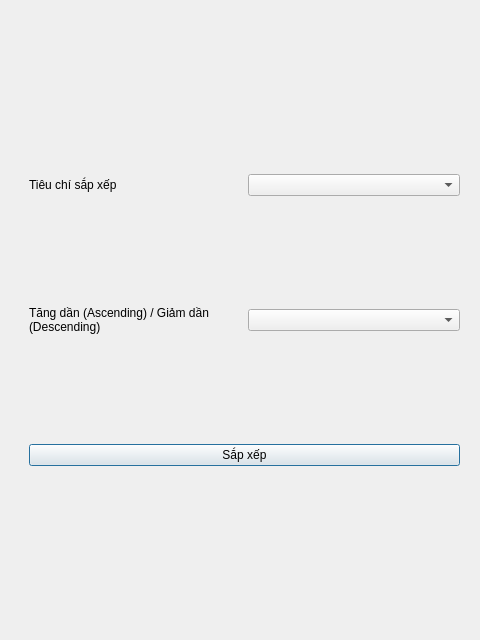
<?xml version="1.0" encoding="UTF-8"?>
<ui version="4.0">
 <class>SortDialog</class>
 <widget class="QDialog" name="SortDialog">
  <property name="geometry">
   <rect>
    <x>0</x>
    <y>0</y>
    <width>480</width>
    <height>640</height>
   </rect>
  </property>
  <property name="windowTitle">
   <string>Dialog</string>
  </property>
  <widget class="QWidget" name="verticalLayoutWidget">
   <property name="geometry">
    <rect>
     <x>29</x>
     <y>70</y>
     <width>431</width>
     <height>501</height>
    </rect>
   </property>
   <layout class="QVBoxLayout" name="verticalLayout">
    <item>
     <layout class="QHBoxLayout" name="horizontalLayout_3">
      <item>
       <widget class="QLabel" name="label_2">
        <property name="text">
         <string>Tiêu chí sắp xếp</string>
        </property>
       </widget>
      </item>
      <item>
       <widget class="QComboBox" name="comboBoxCriteria"/>
      </item>
     </layout>
    </item>
    <item>
     <layout class="QHBoxLayout" name="horizontalLayout_2">
      <item>
       <widget class="QLabel" name="label">
        <property name="text">
         <string>Tăng dần (Ascending) / Giảm dần (Descending)</string>
        </property>
        <property name="wordWrap">
         <bool>true</bool>
        </property>
       </widget>
      </item>
      <item>
       <widget class="QComboBox" name="comboBoxOrder"/>
      </item>
     </layout>
    </item>
    <item>
     <layout class="QHBoxLayout" name="horizontalLayout">
      <item>
       <widget class="QPushButton" name="pushButtonSort">
        <property name="text">
         <string>Sắp xếp</string>
        </property>
       </widget>
      </item>
     </layout>
    </item>
   </layout>
  </widget>
 </widget>
 <resources/>
 <connections/>
</ui>
